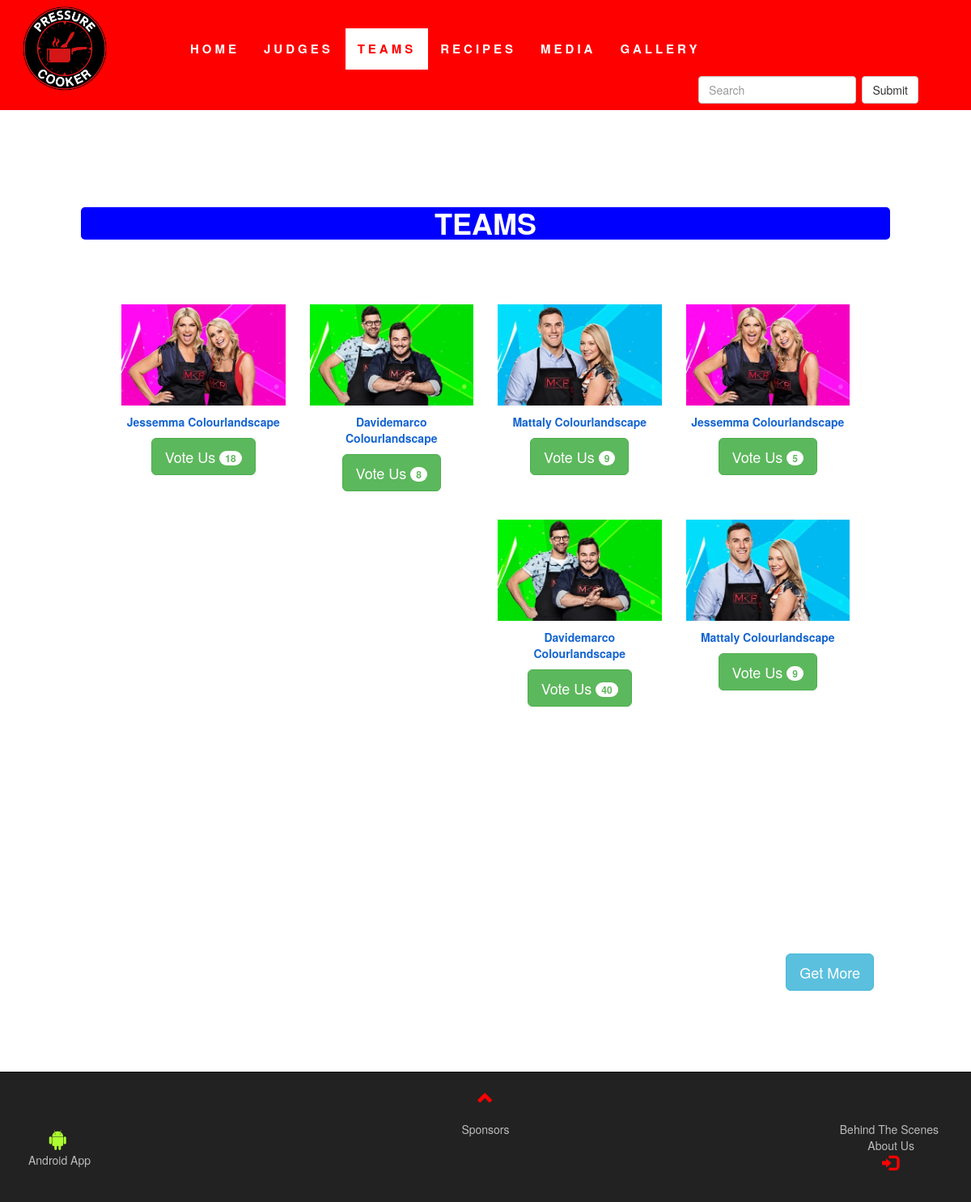
The page /teamsLink.php on the database its author committed.
### tables this page shows
CREATE TABLE `teams` (
  `id` int(10) NOT NULL,
  `name` text NOT NULL,
  `img` text NOT NULL,
  `msg` text NOT NULL,
  `date` timestamp NOT NULL DEFAULT CURRENT_TIMESTAMP ON UPDATE CURRENT_TIMESTAMP,
  `vote` int(100) NOT NULL
);

### teamsLink.php (the view, shortened to what this page needs)
<?php
	require 'admin/config/db.php';
?>
<!DOCTYPE html>
<html>
<head>
	<link rel="stylesheet" href="https://maxcdn.bootstrapcdn.com/bootstrap/3.3.7/css/bootstrap.min.css">
	<link href="assets\style.css" rel="stylesheet">
	<link rel="stylesheet" href="https://use.fontawesome.com/releases/v5.2.0/css/all.css">
</head>
<body id="topOfPage">
	<div class="container-fluid">
		<?php
			include "include/other_pages_header.php";
		?>
		<div class="container-fluid myContainer bg-3 text-center goTopAnim" style="padding: 100px;">
			<h1 style="font-weight: bold; background: blue; color: white; border-radius: 5px;">TEAMS</h1><br>
				<div class="row" style="padding: 50px;">
			<?php
			$team_query = "SELECT * FROM teams
								LIMIT 0,8";
			$connect_team_query = mysqli_query($conn, $team_query);
			$count_rows = mysqli_num_rows($connect_team_query);
			if($count_rows > 0){
				while($get_each_row = mysqli_fetch_array($connect_team_query)){
					$id_of_team = $get_each_row['id'];
					$name_of_team = $get_each_row['name'];
					$img_of_team = $get_each_row['img'];
					$votes_of_team = $get_each_row['vote'];
			?>
				<div class="col-sm-6 col-md-4 col-lg-3">
					<div class="thumbnail">
						<img class="resizeTeamMainPage" src="admin\dynamicImages\teams\<?php echo $img_of_team; ?>" alt="team image">
						<p style="color: #1364D1;"><strong><?php echo $name_of_team; ?></strong></p>
						<a href="voteLink.php?team=<?php echo $id_of_team; ?>" class="btn btn-success btn-lg">Vote Us <span class="badge"><?php echo $votes_of_team; ?></span></a><br><br>
					</div>
				</div>
			<?php
				}
			}
			?>
				</div>
		</div>
		<div class="container-fluid myContainer bg-3 text-center goTopAnim" style="padding: 100px;">
			<button class="btn btn-info btn-lg" style="float: right; margin-right: 20px;">Get More</button><br>
		</div>
	</div>
	<?php
		include "include/footer.php";
	?>
</body>
</html>

### assets/style.css (style rules this page uses)
body { background: #fff; }
.thumbnail { padding: 0 0 15px 0; border: none; border-radius: 0; }
.thumbnail img { width: 100%; height: 100%; margin-bottom: 10px; }
.resizeTeamMainPage { height: -webkit-fill-available; max-height: 290px; max-width: 100%; object-fit: contain; object-position: center; }
.bg-3 { background-color: #ffffff; color: #555555; }
.myContainer { padding-top: 70px; padding-bottom: 70px; }
@media screen and (min-width: 900px) { .container-fluid { padding: 0px; } }

### rows shown on the page
teams: img (picture), name "Jessemma Colourlandscape", vote "18"
teams: img (picture), name "Davidemarco Colourlandscape", vote "8"
teams: img (picture), name "Mattaly Colourlandscape", vote "9"
teams: img (picture), name "Jessemma Colourlandscape", vote "5"
teams: img (picture), name "Davidemarco Colourlandscape", vote "40"
teams: img (picture), name "Mattaly Colourlandscape", vote "9"
